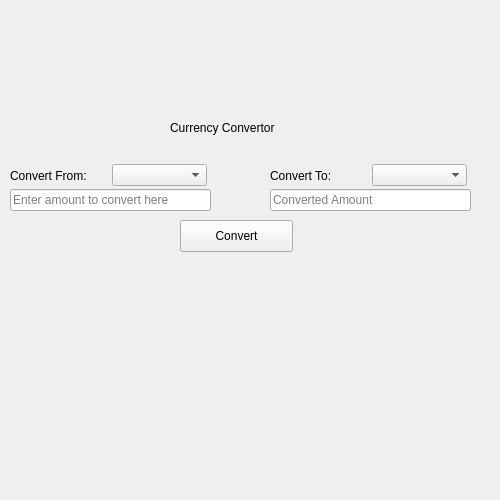
<?xml version="1.0" encoding="UTF-8"?>
<ui version="4.0">
 <class>Form</class>
 <widget class="QWidget" name="Form">
  <property name="geometry">
   <rect>
    <x>0</x>
    <y>0</y>
    <width>500</width>
    <height>500</height>
   </rect>
  </property>
  <property name="windowTitle">
   <string>Form</string>
  </property>
  <widget class="QLabel" name="label">
   <property name="geometry">
    <rect>
     <x>170</x>
     <y>120</y>
     <width>191</width>
     <height>16</height>
    </rect>
   </property>
   <property name="text">
    <string>Currency Convertor</string>
   </property>
  </widget>
  <widget class="QWidget" name="horizontalLayoutWidget">
   <property name="geometry">
    <rect>
     <x>10</x>
     <y>150</y>
     <width>197</width>
     <height>51</height>
    </rect>
   </property>
   <layout class="QHBoxLayout" name="horizontalLayout">
    <item>
     <widget class="QLabel" name="convertFromLabel">
      <property name="text">
       <string>Convert From:</string>
      </property>
     </widget>
    </item>
    <item>
     <widget class="QComboBox" name="convertFromBox"/>
    </item>
   </layout>
  </widget>
  <widget class="QWidget" name="horizontalLayoutWidget_2">
   <property name="geometry">
    <rect>
     <x>10</x>
     <y>180</y>
     <width>201</width>
     <height>41</height>
    </rect>
   </property>
   <layout class="QHBoxLayout" name="horizontalLayout_2">
    <item>
     <widget class="QLineEdit" name="ConvertFromAmount">
      <property name="placeholderText">
       <string>Enter amount to convert here</string>
      </property>
     </widget>
    </item>
   </layout>
  </widget>
  <widget class="QPushButton" name="convertbtn">
   <property name="geometry">
    <rect>
     <x>180</x>
     <y>220</y>
     <width>113</width>
     <height>32</height>
    </rect>
   </property>
   <property name="text">
    <string>Convert</string>
   </property>
  </widget>
  <widget class="QWidget" name="horizontalLayoutWidget_3">
   <property name="geometry">
    <rect>
     <x>270</x>
     <y>150</y>
     <width>197</width>
     <height>51</height>
    </rect>
   </property>
   <layout class="QHBoxLayout" name="horizontalLayout_3">
    <item>
     <widget class="QLabel" name="ConvertToLabel">
      <property name="text">
       <string>Convert To:</string>
      </property>
     </widget>
    </item>
    <item>
     <widget class="QComboBox" name="convertToBox"/>
    </item>
   </layout>
  </widget>
  <widget class="QWidget" name="horizontalLayoutWidget_4">
   <property name="geometry">
    <rect>
     <x>270</x>
     <y>180</y>
     <width>201</width>
     <height>41</height>
    </rect>
   </property>
   <layout class="QHBoxLayout" name="horizontalLayout_4">
    <item>
     <widget class="QLineEdit" name="ConvertedAmount">
      <property name="placeholderText">
       <string>Converted Amount</string>
      </property>
     </widget>
    </item>
   </layout>
  </widget>
 </widget>
 <resources/>
 <connections/>
</ui>
